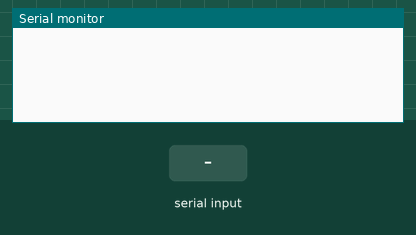
Recording of a sketch running on a simulated Arduino Uno, built with avr-gcc and run on an emulated ATmega328P. Shown: the last lines printed to the serial monitor. The test bench sets the inputs (shaded band).

Above: at 1.2 s.
1.3 s: "90,45\n" received over Serial
At 2.5 s:
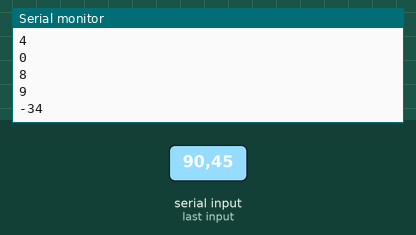
2.8 s: "30,150\n" received over Serial
At 3.7 s:
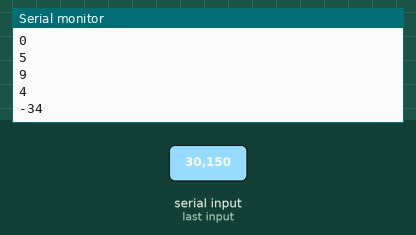
Timing chart, 0 to 5.8 s (numbered marks = the images above; inputs shaded):
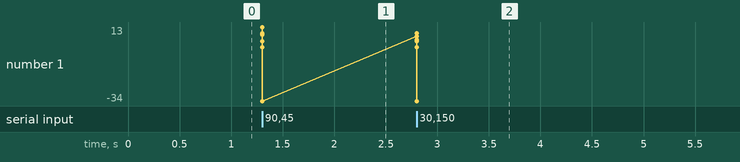

The sketch:

sketch.ino
```cpp
char msg;
int total;

void setup() {
  Serial.begin(115200);
}

void loop() {
  if(Serial.available() > 0)
  {
    msg = Serial.read();
    total = msg - '0'; //converts character number to integer
    total += 4;
    Serial.println( total );
  }
}
```

Measured:
- after the input at 1.3 s, the serial monitor: prints a new line at once (image 1)
- after the input at 2.8 s, the serial monitor: prints a new line at once (image 2)
